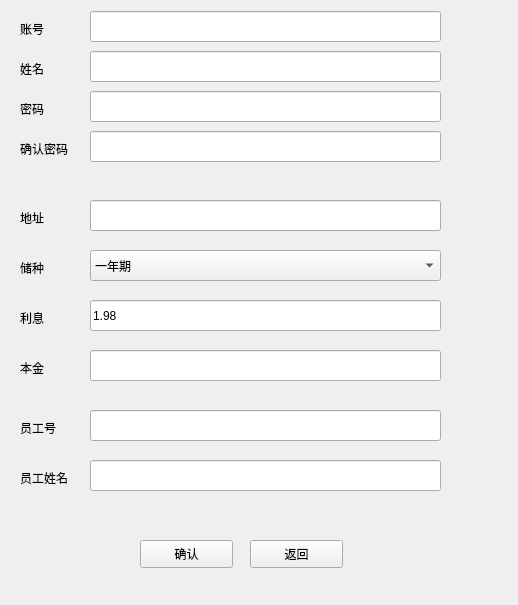
<?xml version="1.0" encoding="UTF-8"?>
<ui version="4.0">
 <class>CreatDispoit</class>
 <widget class="QWidget" name="CreatDispoit">
  <property name="geometry">
   <rect>
    <x>0</x>
    <y>0</y>
    <width>518</width>
    <height>605</height>
   </rect>
  </property>
  <property name="windowTitle">
   <string>Form</string>
  </property>
  <widget class="QLabel" name="login_passwdLabel">
   <property name="geometry">
    <rect>
     <x>20</x>
     <y>101</y>
     <width>72</width>
     <height>15</height>
    </rect>
   </property>
   <property name="text">
    <string>密码</string>
   </property>
  </widget>
  <widget class="QLineEdit" name="login_passwdInput">
   <property name="geometry">
    <rect>
     <x>90</x>
     <y>91</y>
     <width>351</width>
     <height>31</height>
    </rect>
   </property>
   <property name="focusPolicy">
    <enum>Qt::StrongFocus</enum>
   </property>
   <property name="text">
    <string/>
   </property>
   <property name="echoMode">
    <enum>QLineEdit::Password</enum>
   </property>
  </widget>
  <widget class="QLabel" name="login_repeatPasswdState">
   <property name="geometry">
    <rect>
     <x>90</x>
     <y>171</y>
     <width>351</width>
     <height>16</height>
    </rect>
   </property>
   <property name="font">
    <font>
     <family>Microsoft YaHei UI</family>
     <weight>75</weight>
     <bold>true</bold>
    </font>
   </property>
   <property name="text">
    <string/>
   </property>
  </widget>
  <widget class="QLabel" name="login_addressLabel">
   <property name="geometry">
    <rect>
     <x>20</x>
     <y>210</y>
     <width>72</width>
     <height>15</height>
    </rect>
   </property>
   <property name="text">
    <string>地址</string>
   </property>
  </widget>
  <widget class="QLineEdit" name="login_addressInput">
   <property name="geometry">
    <rect>
     <x>90</x>
     <y>200</y>
     <width>351</width>
     <height>31</height>
    </rect>
   </property>
  </widget>
  <widget class="QLineEdit" name="login_nameInput">
   <property name="geometry">
    <rect>
     <x>90</x>
     <y>51</y>
     <width>351</width>
     <height>31</height>
    </rect>
   </property>
  </widget>
  <widget class="QLabel" name="login_confirmPasswdLabel">
   <property name="geometry">
    <rect>
     <x>20</x>
     <y>141</y>
     <width>72</width>
     <height>15</height>
    </rect>
   </property>
   <property name="text">
    <string>确认密码</string>
   </property>
  </widget>
  <widget class="QLineEdit" name="login_accountInput">
   <property name="geometry">
    <rect>
     <x>90</x>
     <y>11</y>
     <width>351</width>
     <height>31</height>
    </rect>
   </property>
   <property name="maximumSize">
    <size>
     <width>16777211</width>
     <height>16777215</height>
    </size>
   </property>
   <property name="inputMask">
    <string/>
   </property>
   <property name="readOnly">
    <bool>true</bool>
   </property>
  </widget>
  <widget class="QLineEdit" name="login_confirmPasswdInput">
   <property name="geometry">
    <rect>
     <x>90</x>
     <y>131</y>
     <width>351</width>
     <height>31</height>
    </rect>
   </property>
   <property name="text">
    <string/>
   </property>
   <property name="echoMode">
    <enum>QLineEdit::Password</enum>
   </property>
   <property name="clearButtonEnabled">
    <bool>false</bool>
   </property>
  </widget>
  <widget class="QLabel" name="login_nameLabel">
   <property name="geometry">
    <rect>
     <x>20</x>
     <y>61</y>
     <width>72</width>
     <height>15</height>
    </rect>
   </property>
   <property name="text">
    <string>姓名</string>
   </property>
  </widget>
  <widget class="QLabel" name="login_accountLabel">
   <property name="geometry">
    <rect>
     <x>20</x>
     <y>21</y>
     <width>72</width>
     <height>15</height>
    </rect>
   </property>
   <property name="text">
    <string>账号</string>
   </property>
  </widget>
  <widget class="QLineEdit" name="login_interestInput">
   <property name="geometry">
    <rect>
     <x>90</x>
     <y>300</y>
     <width>351</width>
     <height>31</height>
    </rect>
   </property>
   <property name="focusPolicy">
    <enum>Qt::WheelFocus</enum>
   </property>
   <property name="text">
    <string>1.98</string>
   </property>
   <property name="readOnly">
    <bool>true</bool>
   </property>
  </widget>
  <widget class="QComboBox" name="login_typeCombobox">
   <property name="geometry">
    <rect>
     <x>90</x>
     <y>250</y>
     <width>351</width>
     <height>31</height>
    </rect>
   </property>
   <item>
    <property name="text">
     <string>一年期</string>
    </property>
   </item>
   <item>
    <property name="text">
     <string>三年期</string>
    </property>
   </item>
   <item>
    <property name="text">
     <string>五年期</string>
    </property>
   </item>
  </widget>
  <widget class="QLabel" name="login_typeLabel">
   <property name="geometry">
    <rect>
     <x>20</x>
     <y>260</y>
     <width>72</width>
     <height>15</height>
    </rect>
   </property>
   <property name="text">
    <string>储种</string>
   </property>
  </widget>
  <widget class="QLabel" name="login_interestLabel">
   <property name="geometry">
    <rect>
     <x>20</x>
     <y>310</y>
     <width>72</width>
     <height>15</height>
    </rect>
   </property>
   <property name="text">
    <string>利息</string>
   </property>
  </widget>
  <widget class="QPushButton" name="login_okButton">
   <property name="geometry">
    <rect>
     <x>140</x>
     <y>540</y>
     <width>93</width>
     <height>28</height>
    </rect>
   </property>
   <property name="text">
    <string>确认</string>
   </property>
  </widget>
  <widget class="QPushButton" name="login_backButton">
   <property name="geometry">
    <rect>
     <x>250</x>
     <y>540</y>
     <width>93</width>
     <height>28</height>
    </rect>
   </property>
   <property name="text">
    <string>返回</string>
   </property>
  </widget>
  <widget class="QLineEdit" name="login_employeename">
   <property name="geometry">
    <rect>
     <x>90</x>
     <y>460</y>
     <width>351</width>
     <height>31</height>
    </rect>
   </property>
  </widget>
  <widget class="QLabel" name="login_employeenameLabel">
   <property name="geometry">
    <rect>
     <x>20</x>
     <y>470</y>
     <width>72</width>
     <height>15</height>
    </rect>
   </property>
   <property name="text">
    <string>员工姓名</string>
   </property>
  </widget>
  <widget class="QLineEdit" name="login_employeeInput">
   <property name="geometry">
    <rect>
     <x>90</x>
     <y>410</y>
     <width>351</width>
     <height>31</height>
    </rect>
   </property>
  </widget>
  <widget class="QLabel" name="login_employeeLabel">
   <property name="geometry">
    <rect>
     <x>20</x>
     <y>420</y>
     <width>72</width>
     <height>15</height>
    </rect>
   </property>
   <property name="text">
    <string>员工号</string>
   </property>
  </widget>
  <widget class="QLabel" name="login_principalLabel">
   <property name="geometry">
    <rect>
     <x>20</x>
     <y>360</y>
     <width>72</width>
     <height>15</height>
    </rect>
   </property>
   <property name="text">
    <string>本金</string>
   </property>
  </widget>
  <widget class="QLineEdit" name="login_principal">
   <property name="geometry">
    <rect>
     <x>90</x>
     <y>350</y>
     <width>351</width>
     <height>31</height>
    </rect>
   </property>
  </widget>
 </widget>
 <resources/>
 <connections/>
</ui>
